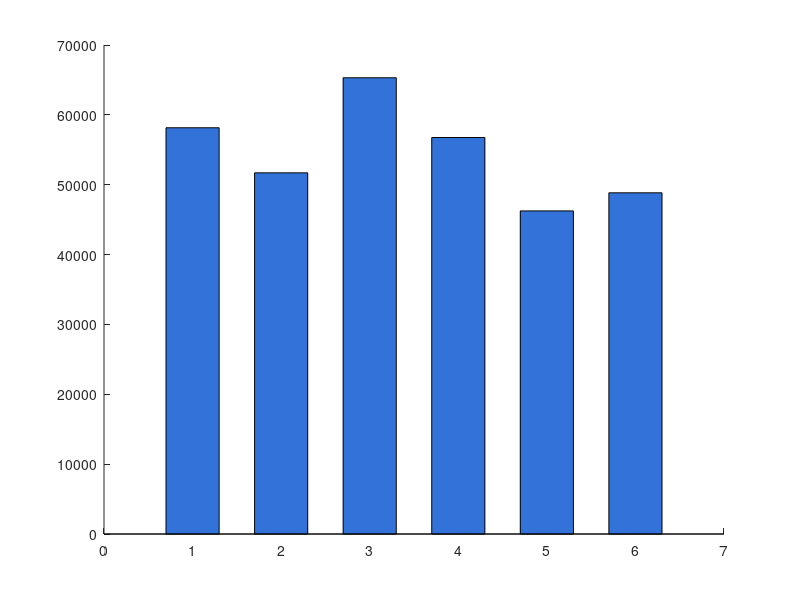

Write the MATLAB code that produced this figure. (Note: this script raises an error after producing the figure.)
%% render_measurements.m
% Generates bar charts for Sensor Block 1 (Averaged) and Sensor Block 2
clear; clc; close all;

%% Data definition
pins = {'A', 'B', 'C', 'D', 'E', 'F'};
x = 1:length(pins);

% --- Block 1 Data (Average of Board 1 & 2, and Average of Pins A&G, etc) ---
B1_Nom = [58154.270000000004 51702.2025 65312.55 56757.0375 46249.4525 48842.7];
B1_Hys = [29.104999999999563 7.587500000003274 12.657499999999345 15.9275000000016 82.10249999999724 21.770000000002256];
B1_Sens = [41.202366340892674 24.093491565557713 73.63877497020907 57.6394950676044 66.4988199576459 9.794367714292378];
B1_MR = [5.78617200991286 4.8582730663804465 10.35322279948794 10.457369710108877 15.740775536073322 1.8283104663657403];

% --- Block 2 Data (Board 3, Average of Pins A&G, etc) ---
B2_Nom = [66405.14 73036.87 69966.545 67091.66500000001 52410.59 78511.20999999999];
B2_Hys = [19.755000000008295 21.594999999993888 20.5 24.335000000006403 111.45500000000175 20.900000000001455];
B2_Sens = [49.36136538520753 44.1381131343679 56.872873130185255 73.96180075388656 90.31479922327709 49.76939029809347];
B2_MR = [7.839077694857527 6.39153618495588 8.730687905405382 12.009954696047249 19.34602623341214 6.536974564930845];

%% Common Styling
color_b1 = [0.20 0.45 0.85]; % Blue for Block 1
color_b2 = [0.90 0.50 0.05]; % Orange for Block 2

%% Plotting Function
function createBarChart(x, data, blockName, paramName, yLabelText, pins, barColor)
    fig = figure('Color', 'w', 'Position', [80 80 1000 600]);
    ax = axes(fig);
    hold(ax, 'on');
    
    % Draw bar chart with translucent faces and 2pt thick edges
    barObj = bar(ax, x, data, 0.6, ...
        'FaceColor', barColor, 'FaceAlpha', 0.65, ...
        'EdgeColor', barColor, 'LineWidth', 2);
    
    hold(ax, 'off');
    
    set(ax, 'XTick', x, 'XTickLabel', pins);
    xlim(ax, [0.4, length(pins) + 0.6]);
    
    xlabel(ax, 'Pins', 'FontSize', 20, 'FontWeight', 'bold');
    ylabel(ax, yLabelText, 'FontSize', 20, 'FontWeight', 'bold');
    title(ax, [blockName ' - ' paramName], 'FontSize', 22, 'FontWeight', 'bold');
    
    % Apply Axes Style (Size 20 bold font, no X grid, Y grid on, 2pt thick box)
    set(ax, 'FontSize', 20, 'FontWeight', 'bold', 'LineWidth', 2, ...
        'Box', 'on', 'TickDir', 'out', 'XGrid', 'off', 'YGrid', 'on');
    ax.GridAlpha = 0.3;
    ax.GridLineWidth = 1;
    ax.YAxis.Exponent = 0;
    ax.XAxis.FontWeight = 'bold';
    ax.YAxis.FontWeight = 'bold';
end

%% Generate Figures
createBarChart(x, B1_Nom, 'Sensor Block 1', 'Nominal Resistance', 'Nominal Resistance (\Omega)', pins, color_b1);
createBarChart(x, B2_Nom, 'Sensor Block 2', 'Nominal Resistance', 'Nominal Resistance (\Omega)', pins, color_b2);

createBarChart(x, B1_Hys, 'Sensor Block 1', 'Max Hysteresis Difference', 'Max Hysteresis (\Omega)', pins, color_b1);
createBarChart(x, B2_Hys, 'Sensor Block 2', 'Max Hysteresis Difference', 'Max Hysteresis (\Omega)', pins, color_b2);

createBarChart(x, B1_Sens, 'Sensor Block 1', 'Sensitivity', 'Sensitivity (\Omega/G)', pins, color_b1);
createBarChart(x, B2_Sens, 'Sensor Block 2', 'Sensitivity', 'Sensitivity (\Omega/G)', pins, color_b2);

createBarChart(x, B1_MR, 'Sensor Block 1', 'MR Ratio', 'MR Ratio (%)', pins, color_b1);
createBarChart(x, B2_MR, 'Sensor Block 2', 'MR Ratio', 'MR Ratio (%)', pins, color_b2);
